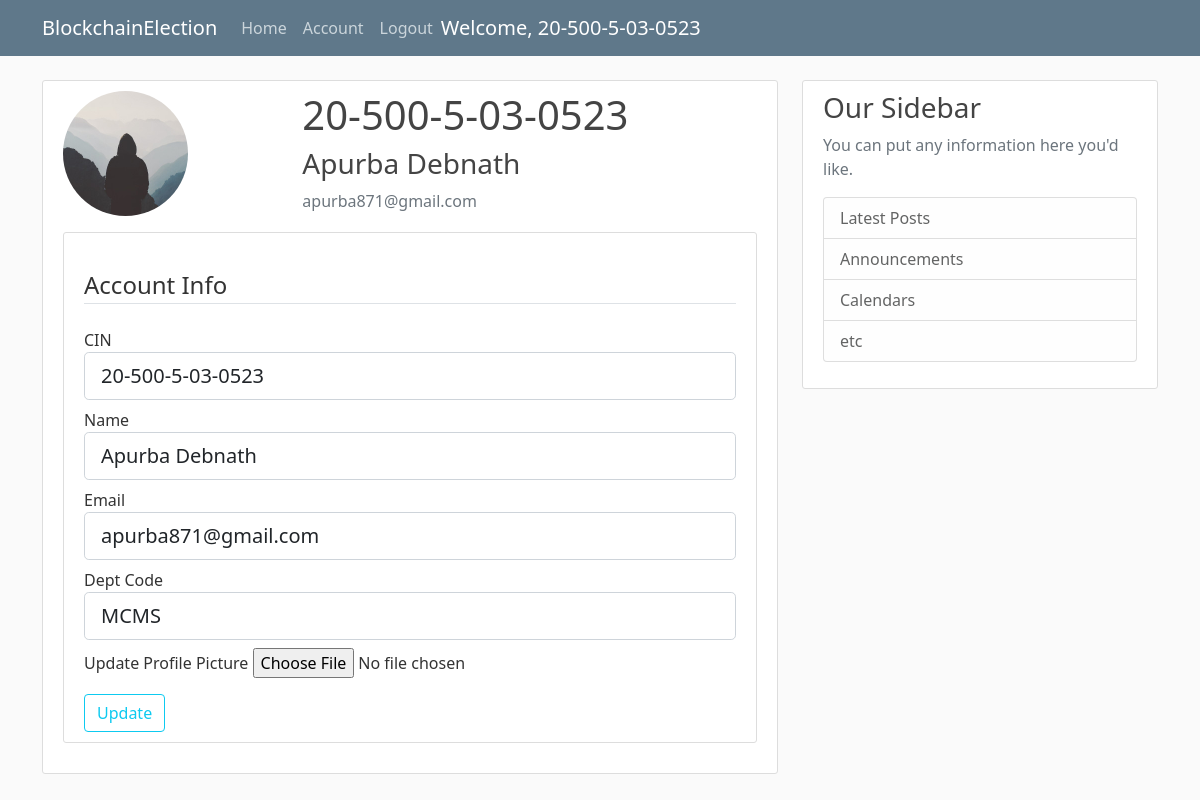
Page /account (signed in) on the earlier database version.
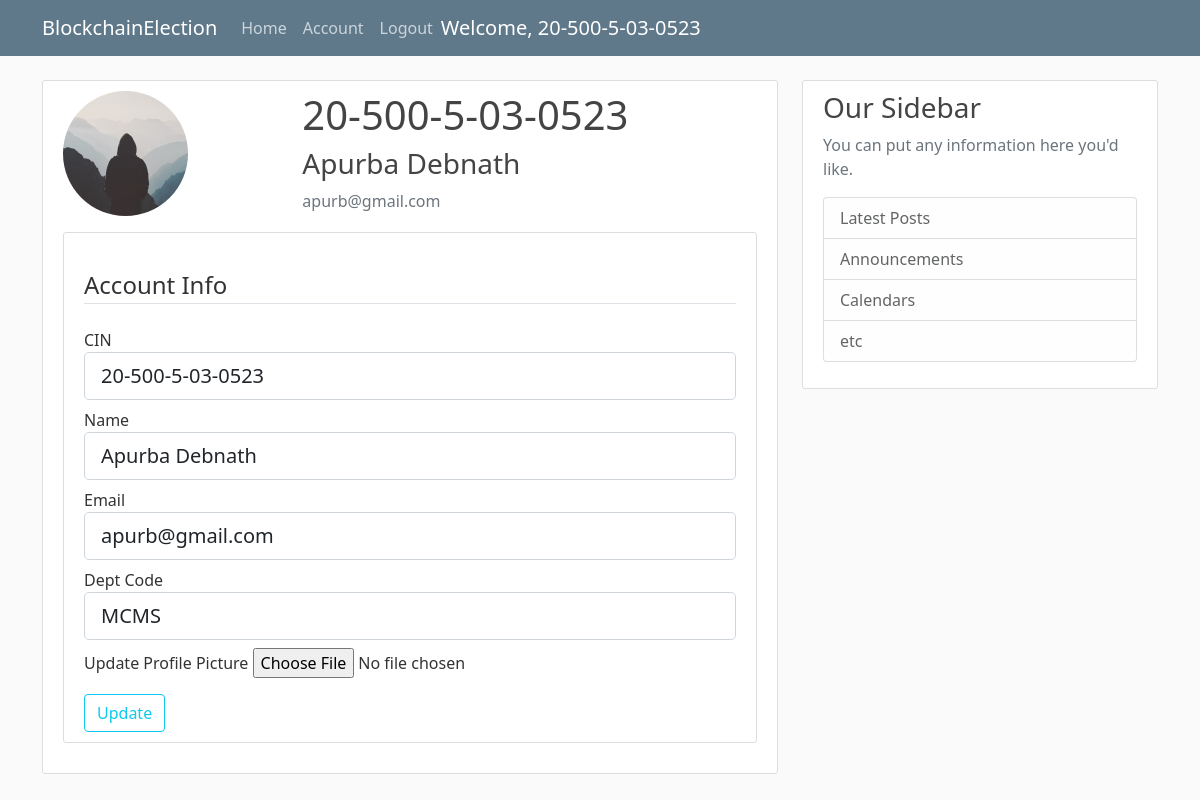
Same page on the later database version.
### app/models.py (models this page shows, shortened)
class Voter(db.Model, UserMixin):
    id = db.Column(db.Integer, primary_key=True)
    cin = db.Column(db.String(30), unique=True, nullable=False)
    name = db.Column(db.String(255), nullable=False)
    email = db.Column(db.String(30), unique=True, nullable=False)
    dept = db.Column(db.String(4), db.ForeignKey('department.dept_code'), nullable=False)
    imagefile = db.Column(db.String(20), nullable=False, default='default.jpg')
    password = db.Column(db.String(60), nullable=False)
    join_year = db.Column(db.Integer, nullable=False, default=2016)
    is_admin = db.Column(db.Boolean, default=False, nullable=False)

### app/routes.py (the view)
@app.route("/account", methods=['GET', 'POST'])
@login_required
def account():
    form = UpdateAccountForm()
    if form.validate_on_submit():
        if form.picture.data:
            picture_file = save_picture(form.picture.data)
            current_user.imagefile = picture_file
        current_user.cin = form.cin.data
        current_user.name = form.name.data
        current_user.email = form.email.data
        current_user.dept = form.dept.data
        db.session.commit()
        flash('Your account has been updated!', 'success')
        return redirect(url_for('account'))
    elif request.method == 'GET':
        form.cin.data = current_user.cin
        form.name.data = current_user.name
        form.email.data = current_user.email
        form.dept.data = current_user.dept
    image_file = url_for('static', filename='profile_pics/' + current_user.imagefile)
    return render_template("account.html", title="Account", image_file=image_file, form=form)

### app/forms.py (shortened to what this page needs)
class UpdateAccountForm(FlaskForm):
    cin = StringField('CIN', validators=[DataRequired()])
    name = StringField('Name', validators=[DataRequired(), Length(min=3, max=255)])
    email = StringField('Email', validators=[DataRequired(), Email()])
    dept = StringField('Dept Code', validators=[DataRequired(), Length(min=4, max=4)])
    picture = FileField('Update Profile Picture', validators=[FileAllowed(['jpg', 'png'])])
    submit = SubmitField('Update')

### app/models.py (called while the page is built)
@login_manager.user_loader
def load_user(user_id):
    return Voter.query.get(int(user_id))

### app/templates/account.html (shortened to what this page needs)
{% extends "base.html" %}
{% block content %}
    <div class="content-section">
        <div class="row">
            <div class="col-md-4">
                <img class="rounded-circle account-img" src="{{ image_file }}">
            </div>
            <div class="col-md-8">
                <h2 class="account-heading">{{ current_user.cin }}</h2>
                <h3>{{ current_user.name }}</h3>
                <p class="text-secondary">{{ current_user.email }}</p>
            </div>
        </div>
        <div class="content-section">
            <form action="" method="POST" enctype="multipart/form-data">
              <br class="form-group">
                <legend class="border-bottom mb-4">Account Info</legend>
                <div class="form-group">
                  {{ form.cin.label(class="form-control-label") }}
                  {% if form.cin.errors%}
                    {{ form.cin(class="form-control form-control-lg is-invalid") }}
                    <div class="invalid-feedback">
                      {% for error in form.cin.errors %}
                      <span>{{ error }}</span>
                      {% endfor %}
                    </div>
                  {% else %}
                    {{ form.cin(class="form-control form-control-lg") }}
                    {% endif %}
                </div>
                <div class="form-group mt-2">
                  {{ form.name.label(class="form-control-label") }}
                  {% if form.name.errors %}
                    {{ form.name(class="form-control form-control-lg is-invalid") }}
                    <div class="invalid-feedback">
                      {% for error in form.name.errors %}
                      <span>{{ error }}</span>
                      {% endfor %}
                    </div>
                  {% else %}
                  {{ form.name(class="form-control form-control-lg") }}
                  {% endif %}
                </div>
                <div class="form-group mt-2">
                  {{ form.email.label(class="form-control-label") }}
                  {% if form.email.errors %}
                    {{ form.email(class="form-control form-control-lg is-invalid") }}
                    <div class="invalid-feedback">
                      {% for error in form.email.errors %}
                      <span>{{ error }}</span>
                      {% endfor %}
                    </div>
                  {% else %}
                    {{ form.email(class="form-control form-control-lg") }}
                  {% endif %}
                </div>
                <div class="form-group mt-2">
                  {{ form.dept.label(class="form-control-label") }}
                  {% if form.dept.errors %}
                    {{ form.dept(class="form-control form-control-lg is-invalid") }}
                    <div class="invalid-feedback">
                      {% for error in form.dept.errors %}
                      <span>{{ error }}</span>
                      {% endfor %}
                    </div>
                  {% else %}
                    {{ form.dept(class="form-control form-control-lg") }}
                  {% endif %}
                </div>
                <div class="form-group mt-2">
                    {{ form.picture.label() }}
                    {{ form.picture(class="form-control-file") }}
                </div>
              <div class="form-group mt-3">
                {{ form.submit(class="btn btn-outline-info") }}
              </div>
            </form>
          </div>
    </div>
{% endblock content %}

### app/templates/navbar.html (shortened to what this page needs)
<header class="site-header">
  <nav class="navbar navbar-expand-md navbar-dark bg-steel fixed-top">
    <div class="container">
      <a class="navbar-brand mr-4" href="{{ url_for('index') }}">BlockchainElection</a>
      <div class="collapse navbar-collapse" id="navbarToggle">
        <div class="navbar-nav ml-auto">
          {% if current_user.is_authenticated %}
          <a class="nav-item nav-link" href="{{ url_for('home') }}">Home</a>
          <a class="nav-item nav-link" href="{{ url_for('account') }}">Account</a>
          <a class="nav-item nav-link" href="{{ url_for('logout') }}">Logout</a>
          <a class="navbar-brand disabled ml-2" style="cursor: default;">Welcome, {{ current_user.cin }}</a>
          {% else %}
            <a class="nav-item nav-link" href="{{ url_for('login') }}">Login</a>
            <a class="nav-item nav-link" href="{{ url_for('register') }}">Register</a>
          {% endif %}
        </div>
      </div>
    </div>
  </nav>
</header>

Differences in the rows shown:
changed Voter "Apurba Debnath": email "apurba871@gmail.com" → "apurb@gmail.com"
